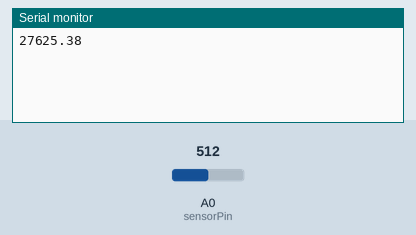
This sketch was run on a simulated Arduino Uno, built with avr-gcc and run on an emulated ATmega328P. Shown: the last lines printed to the serial monitor. The inputs (shaded band) are chosen by the test bench; at power-on: A0 (sensorPin) = 512.

Above: at 1.2 s.
1.3 s: A0 (sensorPin) set to 716
At 1.3 s:
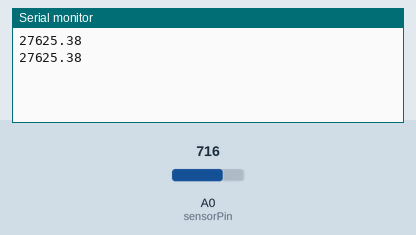
2.8 s: A0 (sensorPin) set to 900
At 4.0 s:
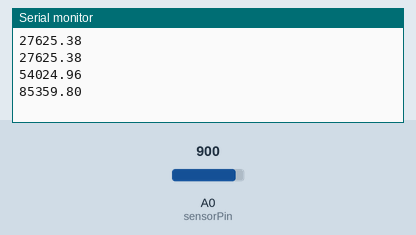
Timing chart, 0 to 5.8 s (numbered marks = the images above; inputs shaded):
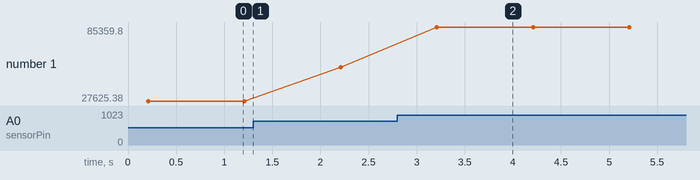

The sketch:

test2.ino
```cpp
int sensorPin = A0;
int sensorValue = 0;

float samplingRate = 100;
const unsigned int samplingTimeMicroSec = (1 / samplingRate) * (1e6);
const int vecterSize = 64;
int inputArray[vecterSize] = {};
float vector[vecterSize] = {};

void setup() {
  Serial.begin(115200);

  float centerFrequency = 13.0;

  float bandWidth = 0.5;
  generationSincSignals(centerFrequency, samplingRate, bandWidth, vecterSize, vector);

//  for (int i = 0; i < vecterSize; i++) {
//    Serial.println(vector[i] * 100);
//  }
//Serial.println(samplingTimeMicroSec);
//Serial.println((1 / samplingRate));
//Serial.println(1e6);
}

void loop() {
  unsigned long ticTime = micros();
  // reading new value

// sampling
for (int i = 0; i<vecterSize; i++)
{
  while(true)
  {
    if (micros() - ticTime > samplingTimeMicroSec*(i+1))
    {
      inputArray[i] = analogRead(sensorPin);
      break;
    }
  }
}

  unsigned long tocTime2 = micros() - ticTime;
//  Serial.print(tocTime2);
//  Serial.print(", ");


  // convolution
  float ouputArray[vecterSize] = {};
  convolution(inputArray, vecterSize, vector, vecterSize, ouputArray, true);

  // power culculation
  float power1 = 0.0;
  for (int i = 0; i < vecterSize; i++) {
    power1 = power1 + pow(ouputArray[i], 2);
  }
  unsigned long tocTime = micros() - ticTime;


  // view power
//  Serial.print(tocTime);
//  Serial.print(", ");
  Serial.println(power1);


  // waiting time

  while(true) {
    if (micros() - ticTime > 1e6) {
      break;
    }
  }


//  Serial.println("step1");
//  Serial.println(micros() - ticTime);


//  Serial.print("0, 1024, ");
//  Serial.print(sensorValue);

}

//--------------------------------------------------------------------------
void generationSincSignals(float centerFrequency, float samplingRate, float bandWidth, int vecterSize, float vector[]) {
  // sinc generation
  for (int j = 0; j < vecterSize; j++) {
    float timeVector = j / samplingRate;
    float x = bandWidth * (timeVector - (vecterSize / samplingRate * 0.5));
    float sinc;
    if (x == 0) {
      sinc = 1;
    } else {
      sinc = sin(x * PI) / (x * PI);
    }

    // frequency shift
    vector[j] = sinc * cos(2 * PI * centerFrequency * timeVector);
  }

  // sinc normalization
  float summation = 0;
  for (int j = 0; j < vecterSize; j++) {
    summation = summation + pow(vector[j], 2);
  }
  for (int j = 0; j < vecterSize; j++) {
    vector[j] = vector[j] / summation;
  }
}


//--------------------------------------------------------------------------
void convolution(int u[], unsigned int uLength, float v[], unsigned int vLength, float w[], bool isSame) {
//  unsigned long ticTime = micros();


  float tmpArr[uLength + vLength - 1] = {};

  for (unsigned int i = 0; i < uLength + vLength - 1; i++) {
    unsigned int index = i;
    float tmpVal = 0;
    for (unsigned int j = 0; j < vLength; j++) {
      if (index >= 0 && index < uLength) {
        tmpVal += float(u[index]) * v[j];
      }
      index--;
      tmpArr[i] = tmpVal;
    }
  }
//  Serial.println("step2");
//  Serial.println(micros() - ticTime);


  if (isSame) {
    unsigned int start = ceil((vLength - 1) / 2.0);
    for (unsigned int i = 0; i < uLength; i++) {
      w[i] = tmpArr[start+i];
    }
  } else {
    for (unsigned int i = 0; i < uLength + vLength - 1; i++) {
      w[i] = tmpArr[i];
    }
  }
//  Serial.println("step3");
//  Serial.println(micros() - ticTime);


}
```

Measured:
- after the input at 2.8 s, the serial monitor: prints a new line after 0.41 s (image 2)
- plotted number 1: 27625.38 → 54024.96 after the input at 1.3 s, 54024.96 → 85359.8 after the input at 2.8 s
